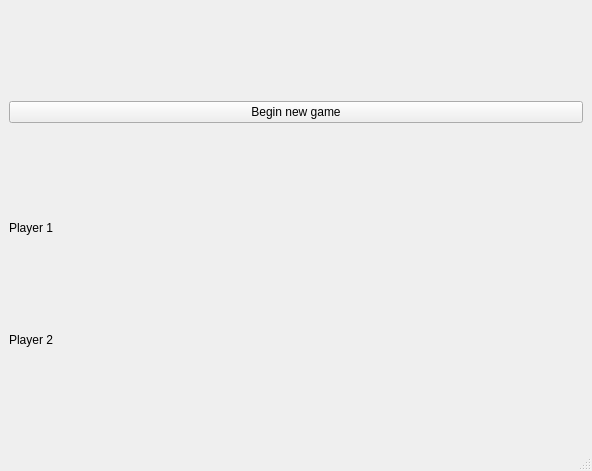
<?xml version="1.0" encoding="UTF-8"?>
<ui version="4.0">
 <class>MainWindow</class>
 <widget class="QMainWindow" name="MainWindow">
  <property name="geometry">
   <rect>
    <x>0</x>
    <y>0</y>
    <width>592</width>
    <height>471</height>
   </rect>
  </property>
  <property name="windowTitle">
   <string>MainWindow</string>
  </property>
  <widget class="QWidget" name="centralwidget">
   <layout class="QVBoxLayout" name="verticalLayout">
    <item>
     <widget class="QPushButton" name="beginNewGameButton">
      <property name="text">
       <string>Begin new game</string>
      </property>
     </widget>
    </item>
    <item>
     <widget class="QLabel" name="player1Label">
      <property name="sizePolicy">
       <sizepolicy hsizetype="Preferred" vsizetype="Fixed">
        <horstretch>0</horstretch>
        <verstretch>0</verstretch>
       </sizepolicy>
      </property>
      <property name="text">
       <string>Player 1</string>
      </property>
     </widget>
    </item>
    <item>
     <widget class="QLabel" name="player2Label">
      <property name="sizePolicy">
       <sizepolicy hsizetype="Preferred" vsizetype="Fixed">
        <horstretch>0</horstretch>
        <verstretch>0</verstretch>
       </sizepolicy>
      </property>
      <property name="text">
       <string>Player 2</string>
      </property>
     </widget>
    </item>
   </layout>
  </widget>
  <widget class="QMenuBar" name="menubar">
   <property name="geometry">
    <rect>
     <x>0</x>
     <y>0</y>
     <width>592</width>
     <height>22</height>
    </rect>
   </property>
  </widget>
  <widget class="QStatusBar" name="statusbar"/>
 </widget>
 <resources/>
 <connections/>
</ui>
